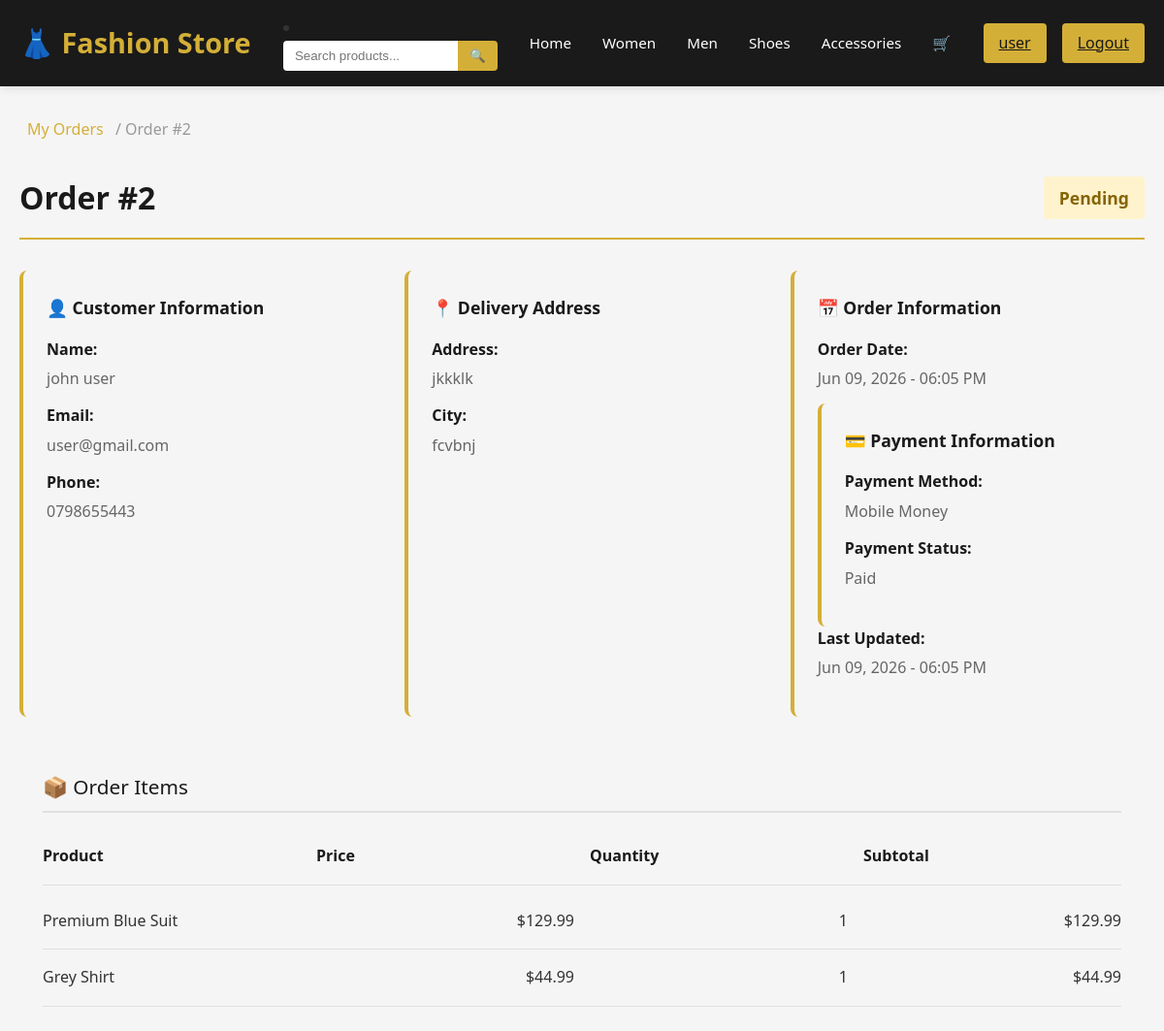
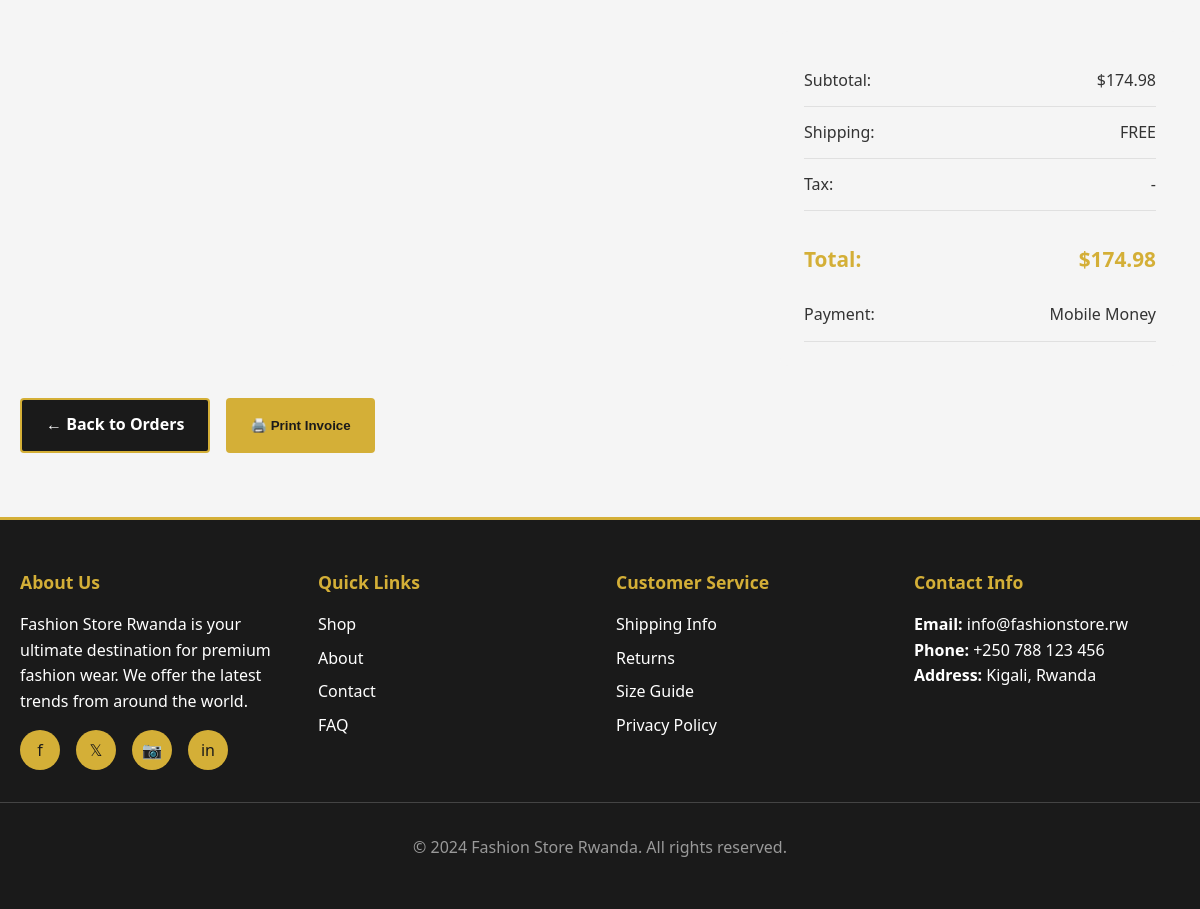
/order/2/ (signed in), run on the app's committed database (2 pictures, top to bottom).
### store/models.py (models this page shows, shortened)
class Order(models.Model):
    STATUS_CHOICES = [
        ('pending', 'Pending'),
        ('processing', 'Processing'),
        ('shipped', 'Shipped'),
        ('delivered', 'Delivered'),
        ('cancelled', 'Cancelled'),
    ]
    user = models.ForeignKey(User, on_delete=models.CASCADE, related_name='orders')
    first_name = models.CharField(max_length=50)
    last_name = models.CharField(max_length=50)
    email = models.EmailField()
    phone = models.CharField(max_length=20)
    address = models.CharField(max_length=300)
    city = models.CharField(max_length=100)
    payment_method = models.CharField(max_length=50,default='Mobile Money')
    payment_status = models.CharField(max_length=20,default='Paid')
    status = models.CharField(max_length=20, choices=STATUS_CHOICES, default='pending')
    total_amount = models.DecimalField(max_digits=10, decimal_places=2)
    created_at = models.DateTimeField(auto_now_add=True)
    updated_at = models.DateTimeField(auto_now=True)
    class Meta:
        ordering = ['-created_at']

class OrderItem(models.Model):
    order = models.ForeignKey(Order, on_delete=models.CASCADE, related_name='items')
    product = models.ForeignKey(Product, on_delete=models.SET_NULL, null=True)
    quantity = models.IntegerField()
    price = models.DecimalField(max_digits=10, decimal_places=2)
    @property
    def subtotal(self):
        return self.price * self.quantity

class Product(models.Model):
    BADGE_CHOICES = [
        ('new', 'New Arrival'),
        ('bestseller', 'Best Seller'),
        ('sale', 'Sale'),
        ('none', 'None'),
    ]
    name = models.CharField(max_length=200)
    description = models.TextField()
    price = models.DecimalField(max_digits=10, decimal_places=2, validators=[MinValueValidator(0)])
    category = models.ForeignKey(Category, on_delete=models.CASCADE, related_name='products')
    image = models.ImageField(upload_to='products/')
    images = models.ManyToManyField('ProductImage', blank=True, related_name='products')
    stock = models.IntegerField(validators=[MinValueValidator(0)])
    badge = models.CharField(max_length=20, choices=BADGE_CHOICES, default='none')
    discount_percentage = models.IntegerField(default=0, validators=[MinValueValidator(0), MaxValueValidator(100)])
    created_at = models.DateTimeField(auto_now_add=True)
    updated_at = models.DateTimeField(auto_now=True)
    class Meta:
        ordering = ['-created_at']

### store/views.py (the view)
# urls.py: path('order/<int:order_id>/', views.order_detail, name='order_detail'),
@login_required(login_url='login')
def order_detail(request, order_id):
    order = get_object_or_404(Order, id=order_id, user=request.user)
    context = {'order': order}
    return render(request, 'store/order_detail.html', context)

### store/models.py (called while the page is built)
    @property
    def total_items(self):
        return self.items.aggregate(models.Sum('quantity'))['quantity__sum'] or 0

### store/templates/store/order_detail.html (shortened to what this page needs)
{% extends 'store/base.html' %}
{% block content %}
<div class="container">
    <div class="order-detail-page">
        <div class="breadcrumb">
            <a href="{% url 'order_history' %}">My Orders</a> /
            <span>Order #{{ order.id }}</span>
        </div>
        <div class="order-header">
            <h1>Order #{{ order.id }}</h1>
            <span class="status-badge status-{{ order.status }}">{{ order.get_status_display }}</span>
        </div>
        <div class="detail-grid">
            <div class="detail-box">
                <h3>👤 Customer Information</h3>
                <div class="detail-row">
                    <strong>Name:</strong>
                    {{ order.first_name }} {{ order.last_name }}
                </div>
                <div class="detail-row">
                    <strong>Email:</strong>
                    {{ order.email }}
                </div>
                <div class="detail-row">
                    <strong>Phone:</strong>
                    {{ order.phone }}
                </div>
            </div>
            <div class="detail-box">
                <h3>📍 Delivery Address</h3>
                <div class="detail-row">
                    <strong>Address:</strong>
                    {{ order.address }}
                </div>
                <div class="detail-row">
                    <strong>City:</strong>
                    {{ order.city }}
                </div>
            </div>
            <div class="detail-box">
                <h3>📅 Order Information</h3>
                <div class="detail-row">
                    <strong>Order Date:</strong>
                    {{ order.created_at|date:"M d, Y - h:i A" }}
                </div>
                <div class="detail-box">
    <h3>💳 Payment Information</h3>
    <div class="detail-row">
        <strong>Payment Method:</strong>
        {{ order.payment_method }}
    </div>
    <div class="detail-row">
        <strong>Payment Status:</strong>
        {{ order.payment_status }}
    </div>
</div>
                <div class="detail-row">
                    <strong>Last Updated:</strong>
                    {{ order.updated_at|date:"M d, Y - h:i A" }}
                </div>
            </div>
        </div>
        <div class="order-items">
            <div class="items-title">📦 Order Items</div>
            <div class="item header">
                <span>Product</span>
                <span>Price</span>
                <span>Quantity</span>
                <span>Subtotal</span>
            </div>
            {% for item in order.items.all %}
            <div class="item">
                <span class="item-name">{{ item.product.name }}</span>
                <span class="item-price">${{ item.price }}</span>
                <span class="item-qty">{{ item.quantity }}</span>
                <span class="item-total">${{ item.subtotal }}</span>
            </div>
            {% endfor %}
        </div>
        <div class="summary-box">
            <div class="summary-row">
                <span>Subtotal:</span>
                <span>${{ order.total_amount }}</span>
            </div>
            <div class="summary-row">
                <span>Shipping:</span>
                <span>FREE</span>
            </div>
            <div class="summary-row">
                <span>Tax:</span>
                <span>-</span>
            </div>
            <div class="summary-row total">
                <span>Total:</span>
                <span>${{ order.total_amount }}</span>
            </div>
            <div class="summary-row">
    <span>Payment:</span>
    <span>{{ order.payment_method }}</span>
</div>
        </div>
        <div class="action-buttons">
            <a href="{% url 'order_history' %}" class="btn btn-back">← Back to Orders</a>
            <button class="btn btn-print" onclick="window.print()">🖨️ Print Invoice</button>
        </div>
    </div>
</div>
{% endblock %}

### store/templates/store/base.html (shortened to what this page needs)
<!DOCTYPE html>
<html lang="fr">
<head>
</head>
<body>
    <nav>
        <div class="container">
            <a href="{% url 'home' %}" class="logo">👗 Fashion Store</a>
            <li>
    <form action="{% url 'products' %}" method="GET" class="search-form">
        <input type="text" name="q" placeholder="Search products...">
        <button type="submit">🔍</button>
    </form>
</li>
            <ul class="nav-links">
                <li><a href="{% url 'home' %}">Home</a></li>
                <li><a href="{% url 'women' %}">Women</a></li>
                <li><a href="{% url 'men' %}">Men</a></li>
                <li><a href="{% url 'shoes' %}">Shoes</a></li>
                <li><a href="{% url 'accessories' %}">Accessories</a></li>
                <li>
                    <a href="{% url 'cart' %}" class="cart-icon">
                        🛒
                    </a>
                </li>
            </ul>
            <div class="auth-links">
                {% if request.user.is_authenticated %}
                    <a href="{% url 'profile' %}">{{ request.user.username }}</a>
                    <a href="{% url 'logout' %}">Logout</a>
                {% else %}
                    <a href="{% url 'login' %}">Login</a>
                    <a href="{% url 'register' %}">Register</a>
                {% endif %}
            </div>
        </div>
    </nav>
    <main>
        {% block content %}{% endblock %}
    </main>
    <footer>
        <div class="container">
            <div class="footer-section">
                <h4>About Us</h4>
                <p>Fashion Store Rwanda is your ultimate destination for premium fashion wear. We offer the latest trends from around the world.</p>
                <div class="social-links">
                    <a href="#" title="Facebook">f</a>
                    <a href="#" title="Twitter">𝕏</a>
                    <a href="#" title="Instagram">📷</a>
                    <a href="#" title="LinkedIn">in</a>
                </div>
            </div>
            <div class="footer-section">
                <h4>Quick Links</h4>
                <ul>
                    <li><a href="{% url 'products' %}">Shop</a></li>
                    <li><a href="#about">About</a></li>
                    <li><a href="#contact">Contact</a></li>
                    <li><a href="#faq">FAQ</a></li>
                </ul>
            </div>
            <div class="footer-section">
                <h4>Customer Service</h4>
                <ul>
                    <li><a href="#shipping">Shipping Info</a></li>
                    <li><a href="#returns">Returns</a></li>
                    <li><a href="#size-guide">Size Guide</a></li>
                    <li><a href="#privacy">Privacy Policy</a></li>
                </ul>
            </div>
            <div class="footer-section">
                <h4>Contact Info</h4>
                <p><strong>Email:</strong> <a href="mailto:info@fashionstore.rw">info@fashionstore.rw</a></p>
                <p><strong>Phone:</strong> <a href="tel:+250788123456">+250 788 123 456</a></p>
                <p><strong>Address:</strong> Kigali, Rwanda</p>
            </div>
        </div>
        <div class="footer-bottom">
            <p>&copy; 2024 Fashion Store Rwanda. All rights reserved.</p>
        </div>
    </footer>
</body>
</html>

### data on the page
Order: id "2", status "Pending", first_name "john", last_name "user", email "user@gmail.com", phone "0798655443", address "jkkklk", city "fcvbnj", created_at "Jun 09, 2026 - 06:05 PM", payment_method "Mobile Money", payment_status "Paid", updated_at "Jun 09, 2026 - 06:05 PM", total_amount "174.98"
OrderItem: product.name "Premium Blue Suit", price "129.99", quantity "1", subtotal "129.99"
OrderItem: product.name "Grey Shirt", price "44.99", quantity "1", subtotal "44.99"

### other printed values
{{ request.user.username }} "user"
